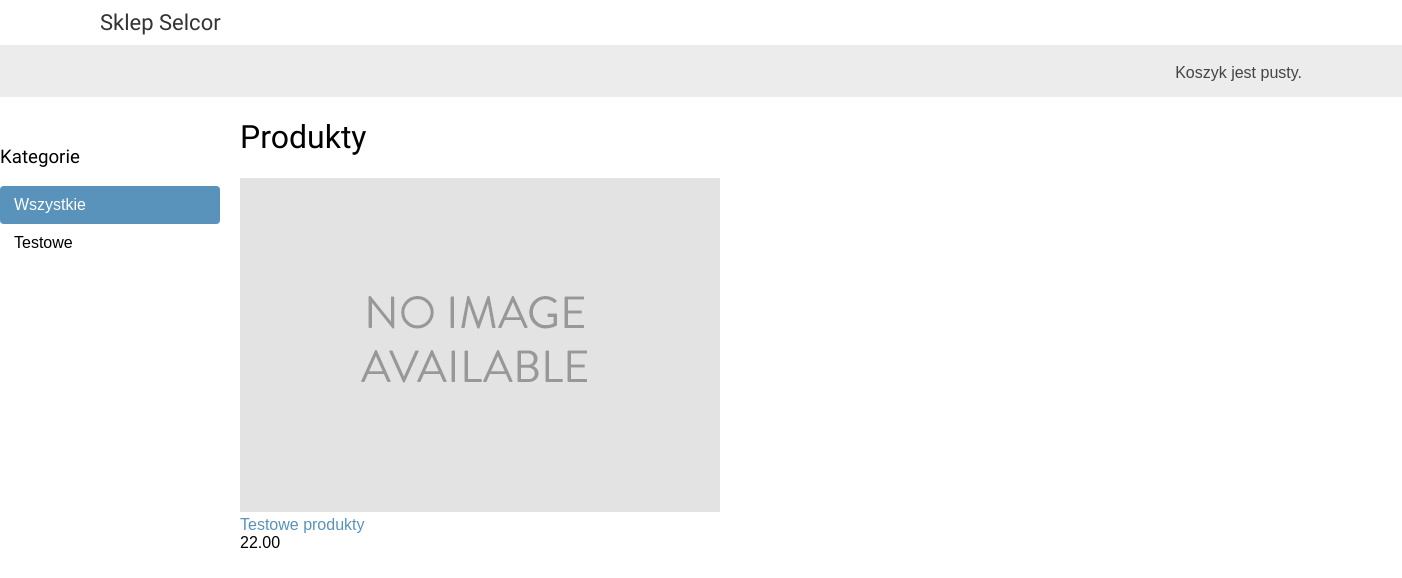
The page / on the database its author committed.
### shop/models.py (models this page shows, shortened)
class Category(models.Model):
    name = models.CharField(max_length=200, db_index=True)
    slug = models.SlugField(max_length=200, db_index=True, unique=True)
    class Meta:
        ordering = ('name',)
        verbose_name = 'category'
        verbose_name_plural = 'categories'
    def get_absolute_url(self):
        return reverse('shop:product_list_by_category', args=[self.slug])

class Product(models.Model):
    category = models.ForeignKey(Category, related_name='products', on_delete=models.CASCADE)
    name = models.CharField(max_length=200, db_index=True)
    slug = models.SlugField(max_length=200, db_index=True)
    image = models.ImageField(upload_to='products/%Y/%m/%d', blank=True)
    description = models.TextField(blank=True)
    price = models.DecimalField(max_digits=10, decimal_places=2)
    available = models.BooleanField(default=True)
    created = models.DateTimeField(auto_now_add=True)
    updated = models.DateTimeField(auto_now=True)
    class Meta:
        ordering = ('name',)
        index_together = (('id', 'slug'))
    def get_absolute_url(self):
        return reverse('shop:product_detail', args=[self.id, self.slug])

### shop/views.py (the view)
# urls.py: path('', views.product_list, name='product_list'),
def product_list(request, category_slug=None):
    category = None
    categories = Category.objects.all()
    products = Product.objects.filter(available=True)
    if category_slug:
        category = get_object_or_404(Category, slug=category_slug)
        products = products.filter(category=category)
    return render(request,
                  'shop/product/list.html',
                  {'category': category,
                   'categories': categories,
                   'products': products})

### cart/cart.py (called while the page is built)
    def __len__(self):
        return sum(item['quantity'] for item in self.cart.values())

### cart/context_processors.py (called while the page is built)
def cart(request):
    return {'cart': Cart(request)}

### shop/templates/shop/product/list.html (shortened to what this page needs)
{% extends "shop/base.html" %}
{% load static %}
{% block content %}
    <div id="sidebar">
        <h3>Kategorie</h3>
        <ul>
            <li {% if not category %}class="selected"{% endif %}>
                <a href="{% url "shop:product_list" %}">Wszystkie</a>
            </li>
            {% for c in categories %}
                <li {% if category.slug == c.slug %}class="selected"{% endif %}
                    <a href="{{ c.get_absolute_url }}">{{ c.name }}</a>
                </li>
            {% endfor %}
        </ul>
    </div>
    <div id="main">
        <h1>{% if category %}{{ category.name }}{% else %}Produkty{% endif %}</h1>
        {% for product in products %}
            <div class="item">
                <a href="{{ product.get_absolute_url }}">
                    <img src="{% if product.image %}{{ product.image.url }}{% else %}{% static "img/no_image.png" %}{% endif %}">
                </a><br>
                <a href="{{ product.get_absolute_url }}">{{ product.name }}</a><br>
                {{ product.price }}
            </div>
        {% endfor %}
    </div>
{% endblock %}

### shop/static/css/base.css (style rules this page uses)
body { margin:0; padding:0; font-family:helvetica, sans-serif; }
h1, h2, h3, h4, h5 , h6 { font-family: 'Ubuntu', sans-serif; font-weight:normal; }
a { text-decoration:none; color:#5993bb; }
#sidebar { width:220px; padding:30px 20px 0 0; float:left; }
#sidebar ul { margin:0; padding:0; }
#sidebar ul li { margin:0; list-style:none; padding:10px 14px; }
#sidebar ul li a { display:block; }
#sidebar ul li.selected { background:#5993bb; border-radius:4px; }
#sidebar ul li.selected a { color:#fff; }
#main { float:left; width: 96%; margin-right:-220px; overflow:hidden; }

### rows shown on the page
Category: name "Testowe"
Product: name "Testowe produkty", price "22.00"
